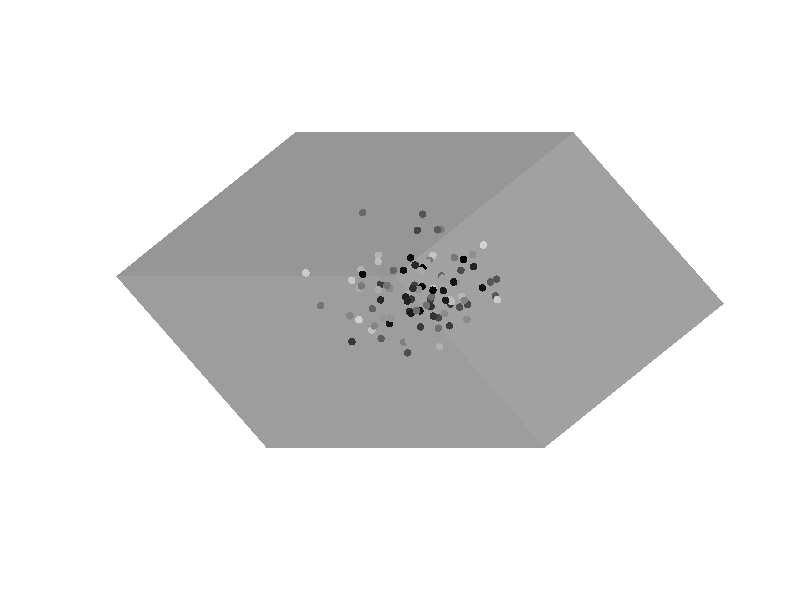
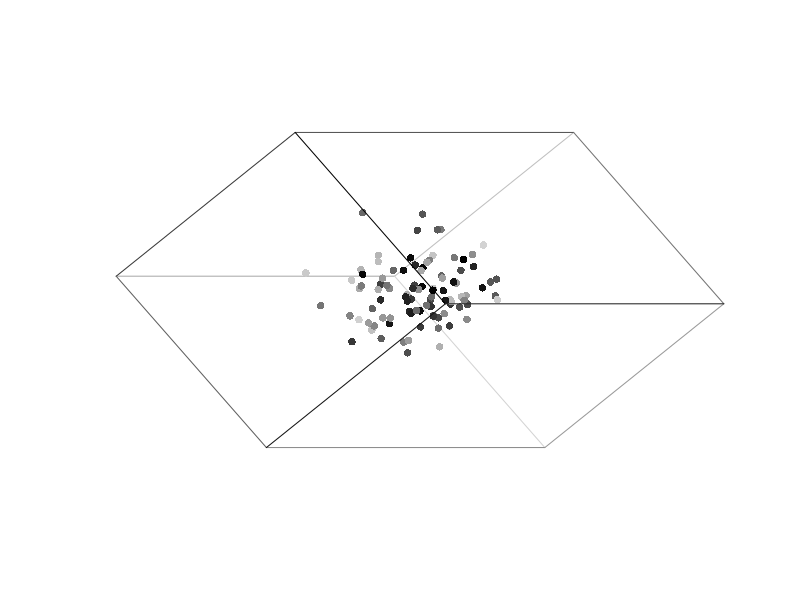
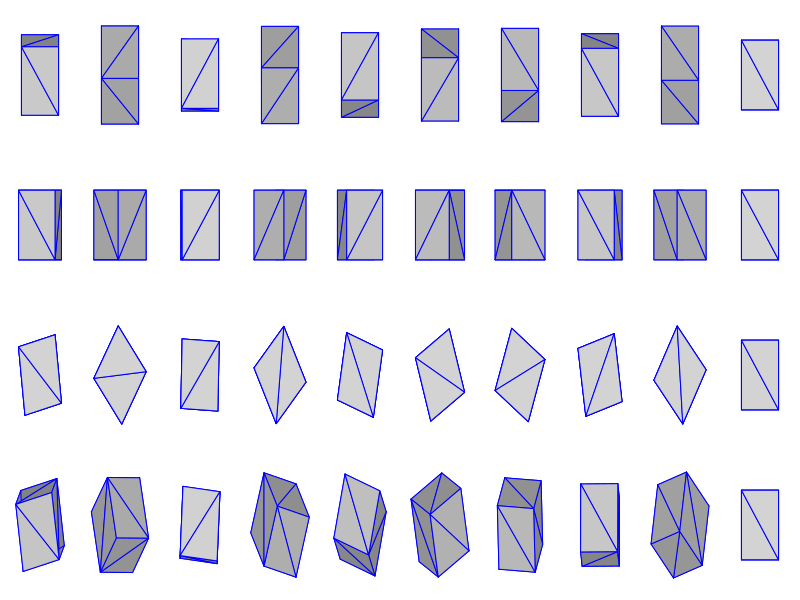
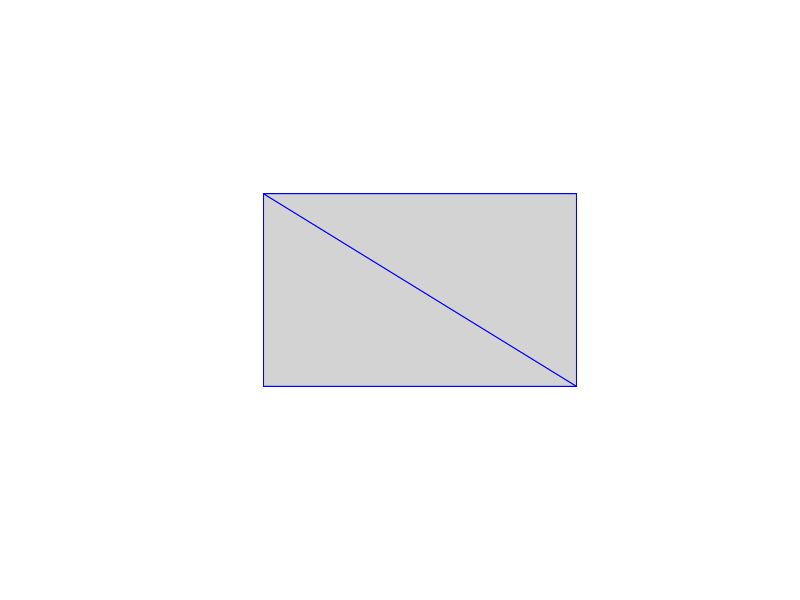

These charts were generated, in order, by the following R code:

#  8 ------ 7
# /|       /|
# 5 ------ 6|
# ||      | |
# |4 ------ 3
# |/      |/
# 1 ------2


#################################################################################
# Functions for rotating and plotting 3D-objects (points, wireframes or polygons)
#################################################################################

xRotate=function(theta,rver){
	while(theta>=360) theta=theta-360
	theta[theta<0]=0
	theta=theta*pi/180
	ct=cos(theta)
	st=sin(theta)
	rver2=rver
	rver2["yx"]=rver["yx"]*ct+rver["zx"]*st
	rver2["yy"]=rver["yy"]*ct+rver["zy"]*st
	rver2["yz"]=rver["yz"]*ct+rver["zz"]*st
	rver2["y0"]=rver["y0"]*ct+rver["z0"]*st
	rver2["zx"]=rver["zx"]*ct-rver["yx"]*st
	rver2["zy"]=rver["zy"]*ct-rver["yy"]*st
	rver2["zz"]=rver["zz"]*ct-rver["yz"]*st
	rver2["z0"]=rver["z0"]*ct-rver["y0"]*st
	rver2
}
yRotate=function(theta,rver){
	while(theta>=360) theta=theta-360
	theta[theta<0]=0
	theta=theta*pi/180
	ct=cos(theta)
	st=sin(theta)
	rver2=rver
	rver2["xx"]=rver["xx"]*ct+rver["zx"]*st
	rver2["xy"]=rver["xy"]*ct+rver["zy"]*st
	rver2["xz"]=rver["xz"]*ct+rver["zz"]*st
	rver2["x0"]=rver["x0"]*ct+rver["z0"]*st
	rver2["zx"]=rver["zx"]*ct-rver["xx"]*st
	rver2["zy"]=rver["zy"]*ct-rver["xy"]*st
	rver2["zz"]=rver["zz"]*ct-rver["xz"]*st
	rver2["z0"]=rver["z0"]*ct-rver["x0"]*st
	rver2
}
zRotate=function(theta,rver){
	while(theta>=360) theta=theta-360
	theta[theta<0]=0
	theta=theta*pi/180
	ct=cos(theta)
	st=sin(theta)
	rver2=rver
	rver2["yx"]=rver["yx"]*ct+rver["xx"]*st
	rver2["yy"]=rver["yy"]*ct+rver["xy"]*st
	rver2["yz"]=rver["yz"]*ct+rver["xz"]*st
	rver2["y0"]=rver["y0"]*ct+rver["x0"]*st
	rver2["xx"]=rver["xx"]*ct-rver["yx"]*st
	rver2["xy"]=rver["xy"]*ct-rver["yy"]*st
	rver2["xz"]=rver["xz"]*ct-rver["yz"]*st
	rver2["x0"]=rver["x0"]*ct-rver["y0"]*st
	rver2
}
scale=function(rver,fx,fy,fz){
	rver["xx"]=rver["xx"]*fx;rver["xy"]=rver["xy"]*fx;rver["xz"]=rver["xz"]*fx;rver["x0"]=rver["x0"]*fx
	rver["yx"]=rver["yx"]*fy;rver["yy"]=rver["yy"]*fy;rver["yz"]=rver["yz"]*fy;rver["y0"]=rver["y0"]*fy
	rver["zx"]=rver["zx"]*fz;rver["zy"]=rver["zy"]*fz;rver["zz"]=rver["zz"]*fz;rver["z0"]=rver["z0"]*fz
	rver
}
translate=function(rver,fx,fy,fz){
	rver["x0"]=rver["x0"]+fx
	rver["y0"]=rver["y0"]+fy
	rver["z0"]=rver["z0"]+fz
	rver
}
unit=function(){
	rver=numeric(0)
	rver["xx"]=1; rver["xy"]=0; rver["xz"]=0; rver["x0"]=0
	rver["yx"]=0; rver["yy"]=1; rver["yz"]=0; rver["y0"]=0
	rver["zx"]=0; rver["zy"]=0; rver["zz"]=1; rver["z0"]=0
	rver
}
toString=function(rver) {
	x=paste0("[",rver["x0"],",",rver["xx"],",",rver["xy"],",",rver["xz"],";\n",
		     rver["y0"],",",rver["yx"],",",rver["yy"],",",rver["yz"],";\n",
		     rver["z0"],",",rver["zx"],",",rver["zy"],",",rver["zz"],"]");
	message(x);return(x);
}
form=function(form="cube")
	if(form=="cube") {
		message("  8 ------ 7 \n /|       /| \n 5 ------ 6| \n ||      | | \n |4 ------ 3 \n |/      |/  \n 1 ------2   ")
		return(list(
		"ver"=c(-1,-1,-1, +1,-1,-1, +1,-1,+1, -1,-1,+1, -1,+1,-1, +1,+1,-1, +1,+1,+1, -1,+1,+1),
		"con"=c(1,2, 2,3, 3,4, 1,4, 5,6, 6,7, 7,8, 5,8, 1,5, 2,6, 3,7, 4,8),
		"pol"=c(1,2,3, 1,3,4, 5,6,7, 5,7,8, 1,2,5, 2,5,6, 2,3,7, 2,6,7, 1,4,8, 1,5,8, 3,4,8, 3,7,8)))
	}
toVer=function(x,y,z){
	c(sapply(1:length(x), function(i) c(x[i],y[i],z[i])))
}
transform=function(ver,rver,thetaX=NULL,thetaY=NULL,thetaZ=NULL,persp=0){
	tver=ver*0
	if(!is.null(thetaX)) rver=xRotate(thetaX,rver)
	if(!is.null(thetaY)) rver=yRotate(thetaY,rver)
	if(!is.null(thetaZ)) rver=zRotate(thetaZ,rver)
	for(i in seq(length(ver),1,by=-3)-2){
		tver[i+0]=ver[i]*rver["xx"]+ver[i+1]*rver["xy"]+ver[i+2]*rver["xz"]+rver["x0"]
		tver[i+1]=ver[i]*rver["yx"]+ver[i+1]*rver["yy"]+ver[i+2]*rver["yz"]+rver["y0"]
		tver[i+2]=ver[i]*rver["zx"]+ver[i+1]*rver["zy"]+ver[i+2]*rver["zz"]+rver["z0"]
		if(persp>0){
			tver[i+0]=tver[i+0]*(1-tver[i+2]/persp)
			tver[i+1]=tver[i+1]*(1-tver[i+2]/persp)
		}
	}
	return(tver)
}
colourPolygons=function(tver,pol,col1="lightgrey",returnDegree=F){
	d=numeric(0)
	toDegree <- function(rad) rad * 57.29577951308232286465 # double for 180/pi
	for(i in seq(1,length(pol),by=3)){
		x1=tver[pol[i]*3-2];y1=tver[pol[i]*3-1];z1=tver[pol[i]*3-0]
		x2=tver[pol[i+1]*3-2];y2=tver[pol[i+1]*3-1];z2=tver[pol[i+1]*3-0]
		x3=tver[pol[i+2]*3-2];y3=tver[pol[i+2]*3-1];z3=tver[pol[i+2]*3-0]
		v1=(y1-y2)*(z3-z2)-(z1-z2)*(y3-y2)
		v2=(z1-z2)*(x3-x2)-(x1-x2)*(z3-z2)
		v3=(x1-x2)*(y3-y2)-(y1-y2)*(x3-x2)
		d=c(d,asin(sqrt((v1*v1+v2*v2)/(v1*v1+v2*v2+v3*v3))))
	}
	d=toDegree(d)
	if(returnDegree) return(d)
	d=round(d)
	cols=unlist(lapply(1:length(d),function(i){
		apply(col2rgb(col1), 2, function(x)
			rgb( max(0,min(1,(x[1]-d[i])/255)),max(0,min(1,(x[2]-d[i])/255)),max(0,min(1,(x[3]-d[i])/255)) )
		)
	}))
	cols
 	}
sortCon=function(con,tver,fun=mean){
	if(is.null(fun)) fun=mean
	for(i in seq(1,length(con),by=2))
	for(j in seq(1,length(con),by=2))
	if(fun(c(tver[con[i]*3],ver[con[i+1]*3])) > fun(c(tver[con[j]*3],tver[con[j+1]*3]))){
		h1=con[i];h2=con[i+1];
		con[i]=con[j];con[i+1]=con[j+1];
		con[j]=h1;con[j+1]=h2;
	}
	con
}
sortPol=function(pol,tver,fun=mean){
	if(is.null(fun)) fun=mean
	for(i in seq(1,length(pol),by=3))
	for(j in seq(1,length(pol),by=3))
	if(fun(c(tver[pol[i]*3],tver[pol[i+1]*3],tver[pol[i+2]*3])) > fun(c(tver[pol[j]*3],tver[pol[j+1]*3],tver[pol[j+2]*3]))){
		h1=pol[i];h2=pol[i+1];h3=pol[i+2];
		pol[i]=pol[j];pol[i+1]=pol[j+1];pol[i+2]=pol[j+2];
		pol[j]=h1;pol[j+1]=h2;pol[j+2]=h3;
	}
	return(pol)
}
plotPoints=function(tver,rver,con,add=F,col1="lightgrey",col2="black",subset=NULL,lim=NULL){
	if(is.null(lim)) {
	if(add==F) plot(c(min(tver),max(tver)),c(min(tver),max(tver)),type="n",axes=F,xlab=NA,ylab=NA)}else
	if(add==F) plot(c(lim[1],lim[2]),c(lim[1],lim[2]),type="n",axes=F,xlab=NA,ylab=NA)
	z=sapply(seq(1,length(tver),by=3),function(i) tver[i+2])
	cols=colorRampPalette(c(col2,col1))(length(levels(as.factor(z))));
	if(!is.null(subset)){
		if(subset=="front")cols[z<=0]=NA
		if(subset=="back")cols[z>0]=NA
	}
	co=0
	for(i in seq(1,length(tver),by=3)){
		co=co+1
		points(tver[i+0],tver[i+1],pch=16,col=cols[rank(z,ties.method="min")[co]])
	}
}
plotWireframe=function(tver,rver,con,add=F,col1="lightgrey",col2="black",subset=NULL,lim=NULL,fun=mean){
	if(is.null(lim)) {
	if(add==F) plot(c(min(tver),max(tver)),c(min(tver),max(tver)),type="n",axes=F,xlab=NA,ylab=NA)}else
	if(add==F) plot(c(lim[1],lim[2]),c(lim[1],lim[2]),type="n",axes=F,xlab=NA,ylab=NA)
	con=sortCon(con,tver,fun);
	z=sapply(seq(1,length(con),by=2),function(i) (tver[con[i]*3]+tver[con[i+1]*3])/2)
	cols=colorRampPalette(c(col2,col1))(length(levels(as.factor(z))));
	if(!is.null(subset)){
		if(subset=="front")cols[z<=0]=NA
		if(subset=="back")cols[z>0]=NA
	}
	co=0
	for(i in seq(1,length(con),by=2)){
		co=co+1
		segments(tver[con[i]*3-2],tver[con[i]*3-1],tver[con[i+1]*3-2],tver[con[i+1]*3-1],
		col=cols[rank(z,ties.method="min")[co]])
	}
}
plotPolygons=function(tver,rver,pol,add=F,col1="lightgrey",col2="black",subset=NULL,border="black",lim=NULL,fun=mean){
	if(is.null(lim)) {
	if(add==F) plot(c(min(tver),max(tver)),c(min(tver),max(tver)),type="n",axes=F,xlab=NA,ylab=NA)}else
	if(add==F) plot(c(lim[1],lim[2]),c(lim[1],lim[2]),type="n",axes=F,xlab=NA,ylab=NA)
	pol=sortPol(pol,tver,fun);
	z=sapply(seq(1,length(pol),by=3),function(i) (tver[pol[i]*3]+tver[pol[i+1]*3]+tver[pol[i+2]*3])/3)
	cols=colourPolygons(tver,pol,col1)
	if(!is.null(subset)){
		if(subset=="front")cols[z>0]=NA
		if(subset=="back")cols[z<=0]=NA
	}
	co=0
	for(i in seq(1,length(pol),by=3)){
		co=co+1
		polygon(
			x=c(tver[pol[i]*3-2],tver[pol[i+1]*3-2],tver[pol[i+2]*3-2]),
			y=c(tver[pol[i]*3-1],tver[pol[i+1]*3-1],tver[pol[i+2]*3-1]),
			col=cols[co],border=border)
	}
}

####################
# Example
####################

ver=form()$ver
con=form()$con
pol=form()$pol

set.seed(0);
poi=toVer(x=rnorm(100)/4,y=rnorm(100)/4,z=rnorm(100)/4);poi[poi>1]=1

nv=length(ver)/3
nc=length(con)/2
rver=unit()

tver=transform(ver,rver,thetaX=320,thetaY=320,thetaZ=0)
tver2=transform(poi,rver,thetaX=320,thetaY=320,thetaZ=0)

dev.new();
plotPolygons(tver,rver,pol,subset="back",border=NA, add=F);
plotPoints(tver2,rver,con,add=T)

dev.new();
plotWireframe(tver,rver,con,add=F,subset="back")
plotPoints(tver2,rver,con,add=T)
plotWireframe(tver,rver,con,add=T,subset="front")

dev.new();
par(mfrow=c(4,10))
a=seq(10,360,length.out=10);
for(i in a) {par(mar=c(0,0,0,0));tver=transform(ver,rver,thetaX=i,thetaY=0,thetaZ=0);plotPolygons(tver,rver,pol,border="blue", lim=c(-2,2), add=F);}
for(i in a) {par(mar=c(0,0,0,0));tver=transform(ver,rver,thetaX=0,thetaY=i,thetaZ=0);plotPolygons(tver,rver,pol,border="blue", lim=c(-2,2), add=F);}
for(i in a) {par(mar=c(0,0,0,0));tver=transform(ver,rver,thetaX=0,thetaY=0,thetaZ=i);plotPolygons(tver,rver,pol,border="blue", lim=c(-2,2), add=F);}
for(i in a) {par(mar=c(0,0,0,0));tver=transform(ver,rver,thetaX=i,thetaY=i,thetaZ=i);plotPolygons(tver,rver,pol,border="blue", lim=c(-2,2), add=F);}


dev.new();
p=function(a=F,tx=0,ty=0,tz=0){
print(paste(tx,";",ty,";",tz))
	tver=transform(ver,rver,thetaX=tx,thetaY=ty,thetaZ=tz);
	plotPolygons(tver,rver,pol,border="blue", lim=c(-2,2), add=a);
}
p(F)
prevx=0;prevy=0;ax=0;ay=0;thetax=0;thetay=0;drag=F;
toDegree <- function(rad) rad * 57.29577951308232286465 
toRadians <- function(deg) deg / 57.29577951308232286465 
f=function(prompt="Move the cube with cursor keys") getGraphicsEvent(
	prompt=prompt,
	onKeybd=function(x){
		if(x=="ctrl-["){ print(paste("thetax=",thetax,"; thetay=",thetay)); return("ctrl-[")}
		if(x=="Down")  thetax<<-thetax+5
		if(x=="Left")  thetay<<-thetay+5
		if(x=="Right") thetay<<-thetay-5
		if(x=="Up")    thetax<<-thetax-5
		if(thetax>360)thetax<<-thetax-360
		if(thetay>360)thetay<<-thetay-360
		if(thetax<0)thetax<<-360+thetax
		if(thetay<0)thetay<<-360+thetay
		p(F,thetax,thetay);
		f(paste(x,"; ",thetax,";",thetay));
		return(-1)
		NULL}
)
f()

